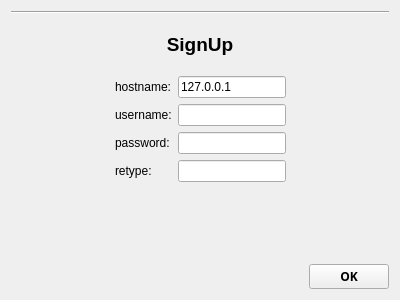
<?xml version="1.0" encoding="UTF-8"?>
<ui version="4.0">
 <class>SignUp</class>
 <widget class="QWidget" name="SignUp">
  <property name="geometry">
   <rect>
    <x>0</x>
    <y>0</y>
    <width>400</width>
    <height>300</height>
   </rect>
  </property>
  <property name="minimumSize">
   <size>
    <width>400</width>
    <height>300</height>
   </size>
  </property>
  <property name="maximumSize">
   <size>
    <width>400</width>
    <height>300</height>
   </size>
  </property>
  <property name="windowTitle">
   <string>Form</string>
  </property>
  <layout class="QVBoxLayout" name="verticalLayout_2">
   <item>
    <layout class="QVBoxLayout" name="verticalLayout">
     <item>
      <widget class="Line" name="line">
       <property name="orientation">
        <enum>Qt::Horizontal</enum>
       </property>
      </widget>
     </item>
     <item>
      <widget class="QLabel" name="label_5">
       <property name="minimumSize">
        <size>
         <width>0</width>
         <height>50</height>
        </size>
       </property>
       <property name="maximumSize">
        <size>
         <width>16777215</width>
         <height>50</height>
        </size>
       </property>
       <property name="font">
        <font>
         <pointsize>14</pointsize>
        </font>
       </property>
       <property name="text">
        <string>&lt;html&gt;&lt;head/&gt;&lt;body&gt;&lt;p&gt;&lt;span style=&quot; font-weight:600;&quot;&gt;SignUp&lt;/span&gt;&lt;/p&gt;&lt;/body&gt;&lt;/html&gt;</string>
       </property>
       <property name="alignment">
        <set>Qt::AlignCenter</set>
       </property>
      </widget>
     </item>
     <item>
      <layout class="QGridLayout" name="gridLayout">
       <item row="0" column="0" rowspan="4">
        <spacer name="horizontalSpacer_3">
         <property name="orientation">
          <enum>Qt::Horizontal</enum>
         </property>
         <property name="sizeHint" stdset="0">
          <size>
           <width>40</width>
           <height>20</height>
          </size>
         </property>
        </spacer>
       </item>
       <item row="3" column="1">
        <widget class="QLabel" name="label_3">
         <property name="text">
          <string>retype:</string>
         </property>
        </widget>
       </item>
       <item row="1" column="2">
        <widget class="QLineEdit" name="usernameLineEdit"/>
       </item>
       <item row="1" column="1">
        <widget class="QLabel" name="label">
         <property name="text">
          <string>username:</string>
         </property>
        </widget>
       </item>
       <item row="2" column="2">
        <widget class="QLineEdit" name="passwordLineEdit"/>
       </item>
       <item row="0" column="2">
        <widget class="QLineEdit" name="hostLineEdit">
         <property name="text">
          <string>127.0.0.1</string>
         </property>
        </widget>
       </item>
       <item row="3" column="2">
        <widget class="QLineEdit" name="rPasswordLineEdit"/>
       </item>
       <item row="0" column="3" rowspan="4">
        <spacer name="horizontalSpacer_4">
         <property name="orientation">
          <enum>Qt::Horizontal</enum>
         </property>
         <property name="sizeHint" stdset="0">
          <size>
           <width>40</width>
           <height>20</height>
          </size>
         </property>
        </spacer>
       </item>
       <item row="2" column="1">
        <widget class="QLabel" name="label_2">
         <property name="text">
          <string>password:</string>
         </property>
        </widget>
       </item>
       <item row="0" column="1">
        <widget class="QLabel" name="label_4">
         <property name="text">
          <string>hostname:</string>
         </property>
        </widget>
       </item>
      </layout>
     </item>
     <item>
      <spacer name="verticalSpacer">
       <property name="orientation">
        <enum>Qt::Vertical</enum>
       </property>
       <property name="sizeHint" stdset="0">
        <size>
         <width>20</width>
         <height>40</height>
        </size>
       </property>
      </spacer>
     </item>
     <item>
      <layout class="QHBoxLayout" name="horizontalLayout">
       <item>
        <spacer name="horizontalSpacer">
         <property name="orientation">
          <enum>Qt::Horizontal</enum>
         </property>
         <property name="sizeHint" stdset="0">
          <size>
           <width>40</width>
           <height>20</height>
          </size>
         </property>
        </spacer>
       </item>
       <item>
        <widget class="QPushButton" name="pushButton">
         <property name="minimumSize">
          <size>
           <width>0</width>
           <height>20</height>
          </size>
         </property>
         <property name="maximumSize">
          <size>
           <width>90</width>
           <height>16777215</height>
          </size>
         </property>
         <property name="font">
          <font>
           <family>ori1Uni</family>
           <weight>75</weight>
           <bold>true</bold>
          </font>
         </property>
         <property name="text">
          <string>OK</string>
         </property>
        </widget>
       </item>
      </layout>
     </item>
    </layout>
   </item>
  </layout>
 </widget>
 <tabstops>
  <tabstop>hostLineEdit</tabstop>
  <tabstop>usernameLineEdit</tabstop>
  <tabstop>passwordLineEdit</tabstop>
  <tabstop>rPasswordLineEdit</tabstop>
  <tabstop>pushButton</tabstop>
 </tabstops>
 <resources/>
 <connections/>
</ui>
